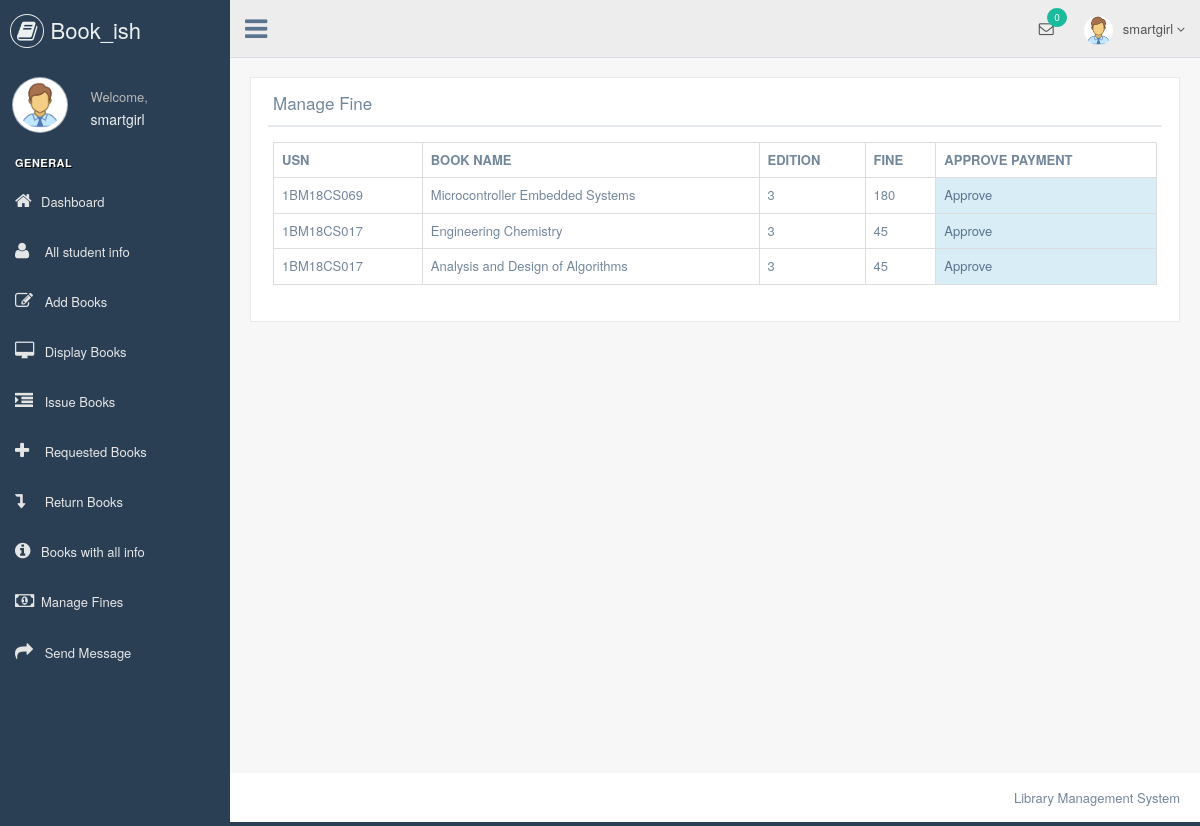
/librarian/fine.php (signed in), run on the app's committed database.
### tables this page shows
CREATE TABLE `fine` (
  `fiid` int(11) NOT NULL,
  `issue_id` int(11) NOT NULL,
  `usn` varchar(30) NOT NULL,
  `book_name` varchar(100) NOT NULL,
  `edition` int(11) NOT NULL,
  `issue_date` date NOT NULL,
  `return_date` date NOT NULL,
  `amount` int(11) NOT NULL,
  `status` varchar(20) NOT NULL DEFAULT 'not paid'
);

### librarian/fine.php (the view, shortened to what this page needs)
    <?php
    include "header.php";
?>
        <div class="right_col" role="main">
            <div class="">
                <div class="page-title">
                    <div class="title_left">
                    </div>
                </div>
                <div class="clearfix"></div>
                <div class="row" style="min-height:500px">
                    <div class="col-md-12 col-sm-12 col-xs-12">
                        <div class="x_panel">
                            <div class="x_title">
                                <h2>Manage Fine</h2>
                                <div class="clearfix"></div>
                            </div>
                            <div class="x_content">
                            <?php
                            $a  = date("Y-m-d");
                            $x=mysqli_query($db," SELECT * FROM `issue_books` where `return_status`='no' ");
                            while($row=mysqli_fetch_array($x))
                            {
                                $issueid=$row["issueid"];
                                $usn=$row["usn"];
                                $books_name=$row["books_name"];
                                $edition=$row["edition"];
                                $issue_date=$row["issue_date"];
                                $ddate=date('Y-m-d', strtotime($issue_date. ' + 15 days'));
                                if($ddate < $a){
                               mysqli_query($db,"INSERT INTO `fine`(`issue_id`,`usn`,`book_name`,`edition`,`issue_date`,`return_date`,`amount`) VALUES('$issueid','$usn','$books_name','$edition','$issue_date',' ',' ')");
                                }
                            }
                                    $res5=mysqli_query($db,"SELECT * FROM `fine` where `status`='not paid'") or die("Error: " . mysqli_error($db));
                                    if(mysqli_num_rows($res5) != 0){
                                    echo "<table class='table table-bordered'>";
                                    echo "<tr>";
                                    echo "<th>"; echo "USN"; echo "</th>";
                                    echo "<th>"; echo "BOOK NAME"; echo "</th>";
                                    echo "<th>"; echo "EDITION"; echo "</th>";
                                    echo "<th>"; echo "FINE"; echo "</th>";
                                    echo "<th>"; echo "APPROVE PAYMENT"; echo "</th>";
                                    echo "</tr>";
                                    while ($row5=mysqli_fetch_array($res5)){
                                        echo "<tr>";
                                        echo "<td>"; echo $row5["usn"]; echo "</td>";
                                        echo "<td>"; echo $row5["book_name"]; echo "</td>";
                                        echo "<td>"; echo $row5["edition"]; echo "</td>";
                                        echo "<td>"; echo $row5["amount"]; echo "</td>";
                                        echo "<td class='bg-info'>"; ?>
                                        <a href="fine_approve.php?id=<?php echo $row5["fiid"];?>">Approve</a>
                                        <?php echo "</td>";
                                        echo "</tr>";
                                    }
                                    echo "</table>";
                                }
                                else{
                                    ?>
                                        <div class="alert alert-danger col-lg-6 col-lg-push-3">
                                        <h4 style="text-align:center">No Fines Due</h4>
                                     </div>
                                    <?php
                            }
                                ?>
                            </div>
                        </div>
                    </div>
                </div>
            </div>
        </div>
<?php
    include "footer.php";
?>

### data on the page
fine: usn "1BM18CS069", book_name "Microcontroller Embedded Systems", edition "3", amount "180"
fine: usn "1BM18CS017", book_name "Engineering Chemistry", edition "3", amount "45"
fine: usn "1BM18CS017", book_name "Analysis and Design of Algorithms", edition "3", amount "45"

### other printed values
$_SESSION["librarian"] "smartgirl"
$tot "0"
